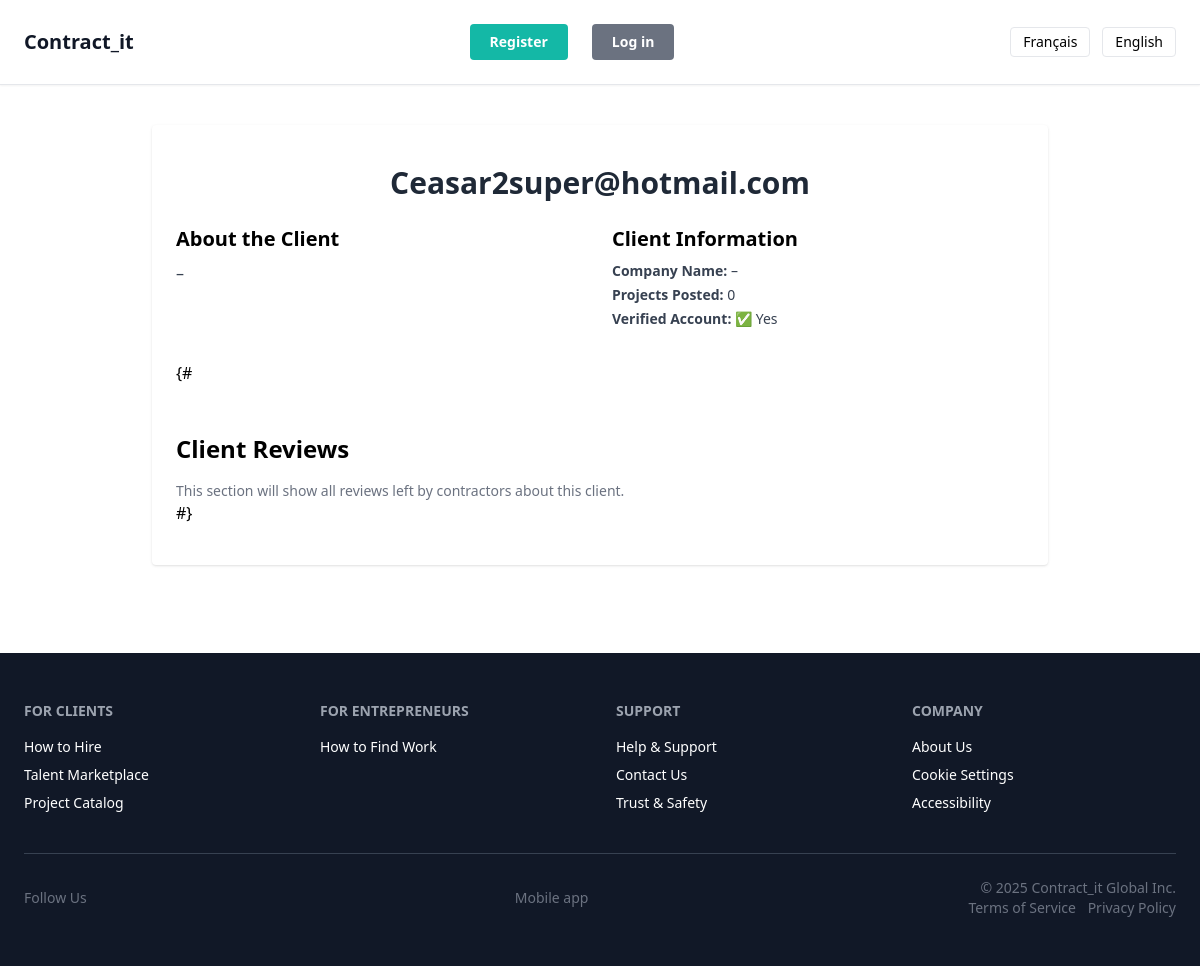
/en/accounts/clients/1/, run on an earlier commit of the app's database.
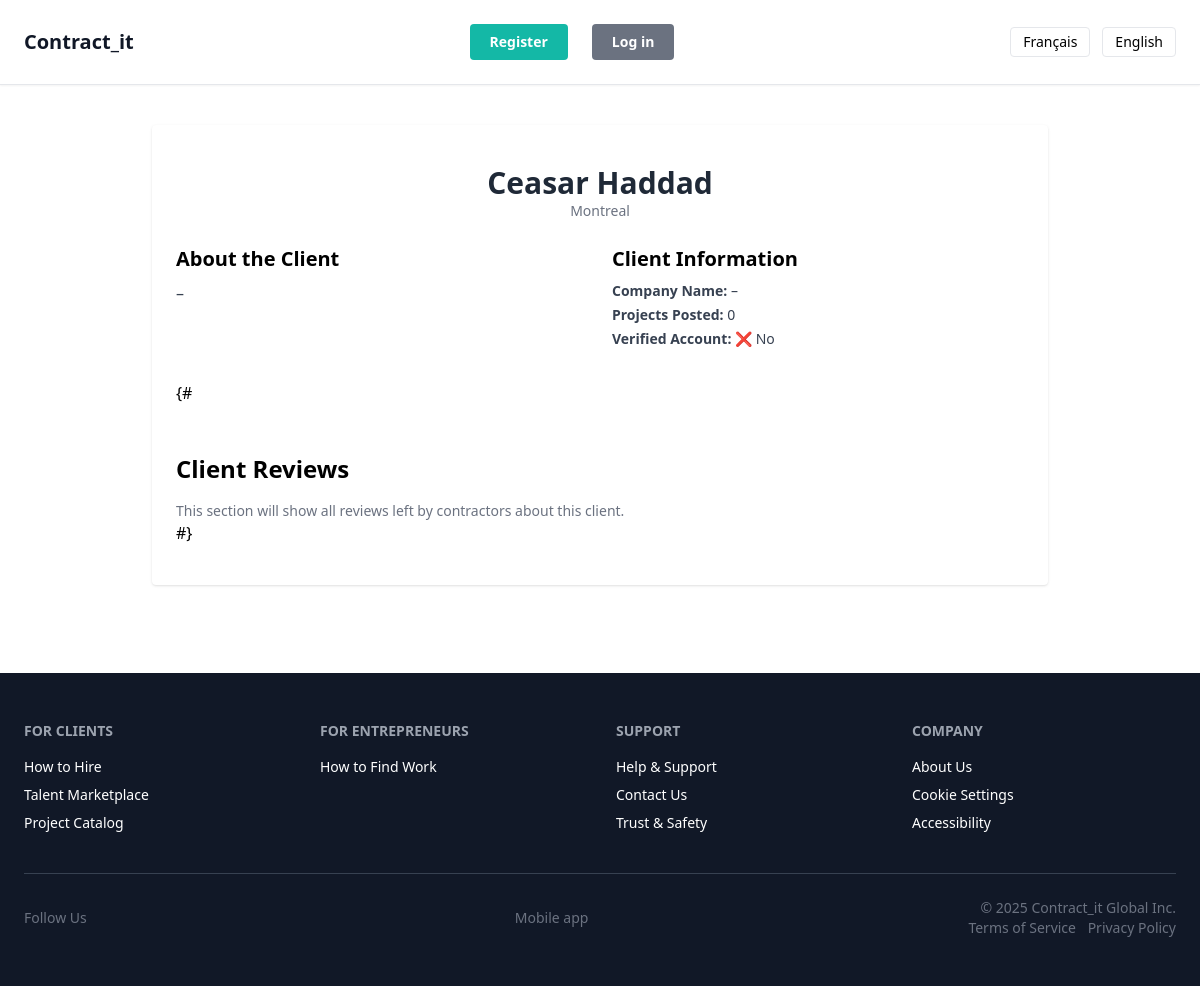
And on a later commit of the database.
### accounts/models.py (models this page shows, shortened)
class CustomUser(AbstractBaseUser, PermissionsMixin):
    email = models.EmailField(unique=True, help_text="Adresse courriel utilisée pour se connecter à la plateforme. Obligatoire.")
    first_name = models.CharField(max_length=150, blank=True, help_text="Prénom de l'utilisateur. Optionnel.")
    last_name = models.CharField(max_length=150, blank=True, help_text="Nom de famille de l'utilisateur. Optionnel.")
    phone = models.CharField(max_length=15, blank=True, help_text="Numéro de téléphone. Optionnel.")
    city = models.CharField(max_length=100, help_text="Ville de résidence de l'utilisateur. Obligatoire.")
    language = models.CharField(max_length=10, choices=LANGUAGE_CHOICES, default='fr', help_text="Langue de l'interface utilisateur.")
    profile_picture = models.ImageField(
        upload_to='profiles/',
        blank=True,
        null=True,
        default='core/images/default-avatar.jpg',
        help_text="Photo de profil affichée publiquement. Optionnel."
    )
    bio = models.TextField(blank=True, help_text="Courte biographie affichée publiquement. Optionnel.")
    company_name = models.CharField(max_length=255, blank=True, help_text="Nom d'entreprise ou identité professionnelle. Optionnel.")
    is_verified = models.BooleanField(default=False, help_text="Statut de vérification validé manuellement par l'équipe. Optionnel.")
    date_joined = models.DateTimeField(auto_now_add=True, help_text="Date d'inscription de l'utilisateur. Générée automatiquement.")
    is_client = models.BooleanField(default=False, help_text="L'utilisateur peut publier des projets (client).")
    is_contractor = models.BooleanField(default=False, help_text="L'utilisateur peut proposer ses services (entrepreneur).")
    specialties = models.CharField(max_length=255, blank=True, help_text="Spécialités : plomberie, électricité, toiture, etc.")
    hourly_rate = models.DecimalField(max_digits=8, decimal_places=2, null=True, blank=True, help_text="Tarif horaire proposé. Optionnel.")
    availability = models.CharField(max_length=100, blank=True, help_text="Disponibilité actuelle (ex. : Disponible en juin).")
    certifications = models.TextField(blank=True, help_text="Certifications détenues (RBQ, ASP, etc.).")
    project_history_count = models.PositiveIntegerField(default=0, help_text="Nombre total de projets publiés.")
    USERNAME_FIELD = 'email'
    REQUIRED_FIELDS = ['language']
    objects = CustomUserManager()
    is_active = models.BooleanField(default=True, help_text="Statut actif du compte.")
    is_staff = models.BooleanField(default=False, help_text="Autorisation d'accès à l’interface d’administration.")
    def get_display_name(self):
        if self.first_name or self.last_name:
            return f"{self.first_name} {self.last_name}".strip()
        return self.email

### accounts/views.py (the view)
# urls.py: path("clients/<int:user_id>/", views.client_detail_view, name="client_detail_view"),       # Profil public d’un client
def client_detail_view(request, user_id):
    try:
        profile = CustomUser.objects.get(id=user_id, is_client=True)
    except CustomUser.DoesNotExist:
        raise Http404("Ce client n'existe pas ou n'est pas visible publiquement.")
    return render(request, "accounts/client_detail.html", {
        "profile": profile
    })

### accounts/context_processors.py (called while the page is built)
def user_roles(request):
    user = request.user  # 🔍 Récupère l’utilisateur connecté (AnonymousUser si non connecté)
    return {
        'is_client': getattr(user, 'is_client', False),         # ✅ True si client, sinon False
        'is_contractor': getattr(user, 'is_contractor', False)  # ✅ True si entrepreneur, sinon False
    }

### accounts/templates/accounts/client_detail.html (shortened to what this page needs)
{% extends "core/useful/base1.html" %}
{% load i18n %}
{% block content %}
<div class="max-w-4xl mx-auto px-6 py-10 bg-white shadow rounded">
    <div class="text-center mb-6">
        <h1 class="text-3xl font-bold text-gray-800">{{ profile.get_display_name }}</h1>
        <p class="text-sm text-gray-500">{{ profile.city }}</p>
    </div>
    <div class="grid md:grid-cols-2 gap-6 mb-8">
        <div>
            <h2 class="text-xl font-semibold mb-2">{% trans "About the Client" %}</h2>
            <p class="text-gray-700 whitespace-pre-line">{{ profile.bio|default:"–" }}</p>
        </div>
        <div>
            <h2 class="text-xl font-semibold mb-2">{% trans "Client Information" %}</h2>
            <ul class="text-gray-700 text-sm space-y-1">
                <li>
                    <strong>{% trans "Company Name" %}:</strong>
                    {{ profile.company_name|default:"–" }}
                </li>
                <li>
                    <strong>{% trans "Projects Posted" %}:</strong>
                    {{ profile.project_history_count }}
                </li>
                <li>
                    <strong>{% trans "Verified Account" %}:</strong>
                    {% if profile.is_verified %}
                        ✅ {% trans "Yes" %}
                    {% else %}
                        ❌ {% trans "No" %}
                    {% endif %}
                </li>
            </ul>
        </div>
    </div>
    {#
    <section class="mt-12">
        <h2 class="text-2xl font-bold mb-4">{% trans "Client Reviews" %}</h2>
        <p class="text-sm text-gray-500">{% trans "This section will show all reviews left by contractors about this client." %}</p>
    </section>
    #}
</div>
{% endblock %}

What changed in the data, as far as the page shows it:
changed CustomUser: get_display_name "Ceasar2super@hotmail.com" → "Ceasar Haddad"; city (not shown) → "Montreal"
Also different on the page:
text no longer shown: "✅ Yes"
text now shown: "❌ No"
